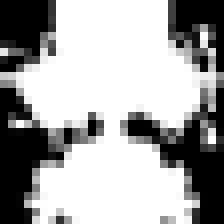
#> input picture ollie_resized.png, 28 x 28 px (shown 8 times larger)
$ python create_dataset.py
#> lines starting #> are read from the running program, lines starting #| are printed output that depends on the picture
import cv2
import numpy as np

#setting
dir_save = 'ollie'
mean = 0
var = 30
sigma = var ** 0.5
total_data = 640

img = cv2.imread('ollie_resized.png', cv2.IMREAD_UNCHANGED)
#> img is the input picture: shape (28, 28, 4); mean B, G, R, A 164.8, 164.8, 164.8, 255
img = img[:,:,:3]
#> img: shape (28, 28, 3)

#gray = cv2.cvtColor(img, cv2.COLOR_BGR2GRAY)

for i in range(total_data):
    gaussian = np.random.normal(mean, sigma, (img.shape[0],img.shape[1],img.shape[2]))
    img_noise = img + gaussian
    cv2.imwrite('%s/data%s.png'%(dir_save, i), img_noise)
#> this loop made 640 passes
#> pass 1, `img_noise = img + gaussian`:
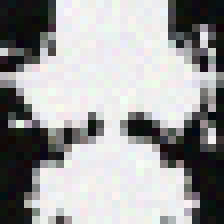
#> img_noise: shape (28, 28, 3) float64 (shown 8 times larger); mean B, G, R 164.8, 164.7, 164.6; drawn with min black and max white
